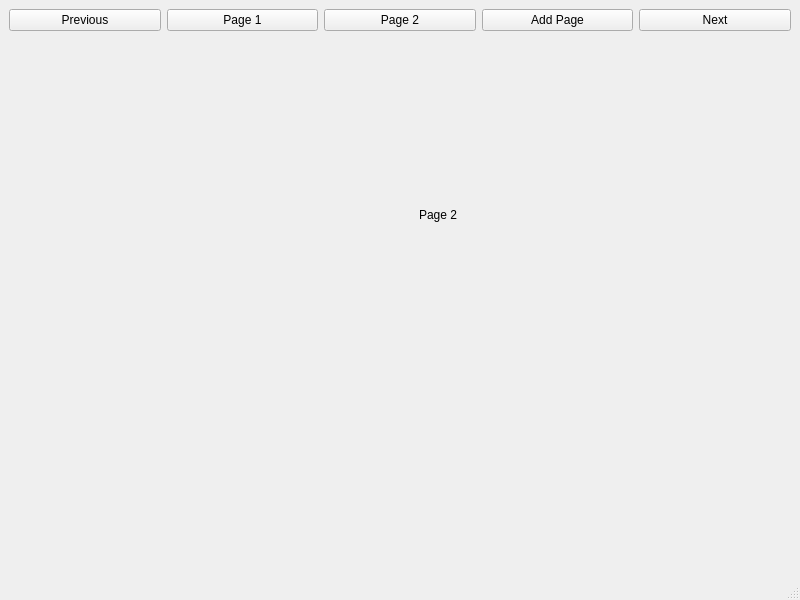
<?xml version="1.0" encoding="UTF-8"?>
<ui version="4.0">
 <class>MainWindow</class>
 <widget class="QMainWindow" name="MainWindow">
  <property name="geometry">
   <rect>
    <x>0</x>
    <y>0</y>
    <width>800</width>
    <height>600</height>
   </rect>
  </property>
  <property name="windowTitle">
   <string>MainWindow</string>
  </property>
  <widget class="QWidget" name="centralwidget">
   <layout class="QGridLayout" name="gridLayout">
    <item row="2" column="0">
     <layout class="QHBoxLayout" name="horizontalLayout">
      <item>
       <widget class="QPushButton" name="pushButton_4">
        <property name="text">
         <string>Previous</string>
        </property>
       </widget>
      </item>
      <item>
       <widget class="QPushButton" name="pushButton">
        <property name="text">
         <string>Page 1</string>
        </property>
       </widget>
      </item>
      <item>
       <widget class="QPushButton" name="pushButton_2">
        <property name="text">
         <string>Page 2</string>
        </property>
       </widget>
      </item>
      <item>
       <widget class="QPushButton" name="pushButton_3">
        <property name="text">
         <string>Add Page</string>
        </property>
       </widget>
      </item>
      <item>
       <widget class="QPushButton" name="pushButton_5">
        <property name="text">
         <string>Next</string>
        </property>
       </widget>
      </item>
     </layout>
    </item>
    <item row="5" column="0">
     <widget class="QStackedWidget" name="stackedWidget">
      <property name="currentIndex">
       <number>1</number>
      </property>
      <widget class="QWidget" name="page">
       <widget class="QLabel" name="label">
        <property name="geometry">
         <rect>
          <x>300</x>
          <y>170</y>
          <width>251</width>
          <height>141</height>
         </rect>
        </property>
        <property name="text">
         <string>Page 1</string>
        </property>
       </widget>
      </widget>
      <widget class="QWidget" name="page_2">
       <widget class="QLabel" name="label_2">
        <property name="geometry">
         <rect>
          <x>410</x>
          <y>170</y>
          <width>49</width>
          <height>16</height>
         </rect>
        </property>
        <property name="text">
         <string>Page 2</string>
        </property>
       </widget>
      </widget>
     </widget>
    </item>
   </layout>
  </widget>
  <widget class="QMenuBar" name="menubar">
   <property name="geometry">
    <rect>
     <x>0</x>
     <y>0</y>
     <width>800</width>
     <height>21</height>
    </rect>
   </property>
  </widget>
  <widget class="QStatusBar" name="statusbar"/>
 </widget>
 <resources/>
 <connections/>
</ui>
